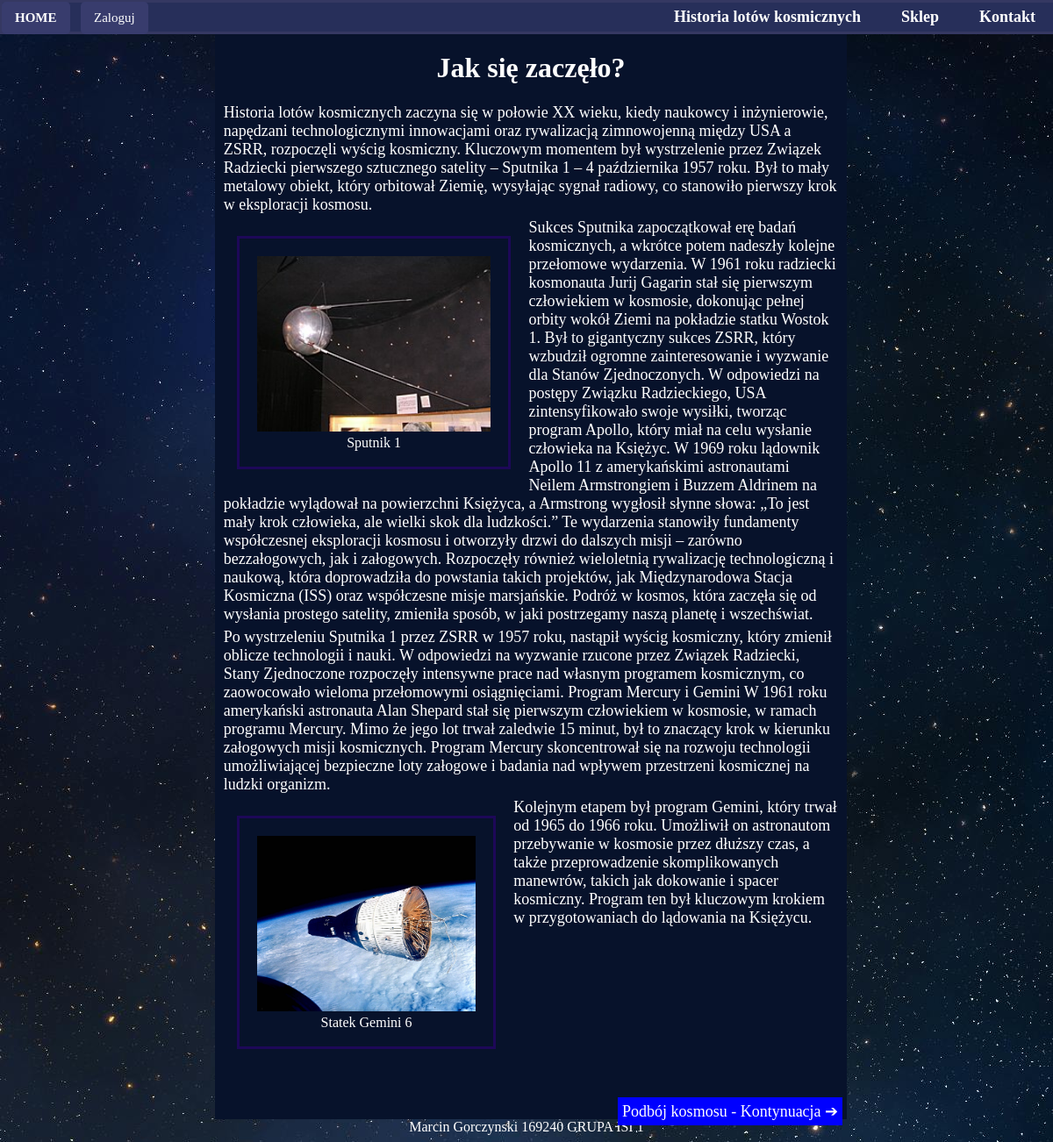
/Lab_rozw/htdocs/v1.7/index.php?idp=start, run on the app's committed database.
### tables this page shows
CREATE TABLE `page_list` (
  `id` int(255) NOT NULL,
  `page_title` varchar(255) NOT NULL,
  `page_content` text NOT NULL,
  `status` int(255) NOT NULL DEFAULT 1
);

### Lab_rozw/htdocs/v1.7/showpage.php (called while the page is built, shortened)
<?php
function PokazPodstrone($id)
{
    require_once('koszyk.php');
    $id_clear = (int)$id;
    $query = "SELECT * FROM page_list WHERE id='$id_clear' LIMIT 1";
    $result = mysqli_query($link, $query);
    if ($result) {
        $row = mysqli_fetch_array($result);
        if (empty($row['id'])) {
            echo "Nie znaleziono podstrony.";
        }elseif($id_clear == 6){
            $pageContent = $row['page_content'];
            $pageContent .= DodajProduktyDoSklepu();
            return $pageContent;
        }elseif($id_clear == 13){
            $pageContent = $row['page_content'];
            $pageContent .= showCart();
            return $pageContent;
        }
        else {
            return $row['page_content'];
        }
    } else {
        echo "Błąd zapytania: " . mysqli_error($link);
    }
}
?>

### Lab_rozw/htdocs/v1.7/index.php (the view, shortened to what this page needs)
<!DOCTYPE html>
<html lang="pl">
<head>
    <link rel="stylesheet" href="css/menu.css">
    <link rel="stylesheet" href="css/glowna_styl.css">
    <link rel="stylesheet" href="css/styl.css">
    <link rel="stylesheet" href="css/kontakt.css">
    <link rel="stylesheet" href="css/sklep.css">
</head>
<body onload="gettheDate()">
<?php
require('showpage.php');
$strona = PokazPodstrone(1);
if (!isset($_GET['idp']) || $_GET['idp'] == '' || $_GET['idp'] == 'index') {
    $strona = PokazPodstrone(1);
} elseif ($_GET['idp'] == 'calc') {
    $strona = PokazPodstrone(1);
} elseif ($_GET['idp'] == 'start') {
    $strona = PokazPodstrone(3);
} elseif ($_GET['idp'] == 'coprzed') {
    $strona = PokazPodstrone(4);
} elseif ($_GET['idp'] == 'kontynuacja') {
    $strona = PokazPodstrone(5);
} elseif ($_GET['idp'] == 'sklep') {
    $strona = PokazPodstrone(6);
} elseif ($_GET['idp'] == 'kontakt') {
    $strona = PokazPodstrone(7);
} elseif ($_GET['idp'] == 'filmy') {
    $strona = PokazPodstrone(8);
} elseif ($_GET['idp'] == 'koszyk') {
    $strona = PokazPodstrone(13);
}
$menu = PokazPodstrone(2);
echo $menu;
echo $strona;
$nr_indeksu = '169240';
$nrGrupy = 'ISI 1';
echo '<center>Marcin Gorczynski '.$nr_indeksu.' GRUPA '.$nrGrupy;
?>
<a href="index.php?idp='index'" class="home_button"><B>HOME</B></a>
<a href="admin/login.php" class="admin_button">Zaloguj</a>
</body>
</html>

### Lab_rozw/htdocs/v1.7/css/menu.css (style rules this page uses)
a { font-size: large; color: white; text-decoration: none; }
.menu { width: 100%; min-width: fit-content; position: fixed; top: 0; left: 0; background-color:rgb(39, 47, 90); display: flex; flex-direction: row; justify-content: flex-end; align-items: center; border: solid; border-color: rgba(114, 100, 136, 0.185); }
.menu a { font-weight: 600; margin: 3px; padding: 3px; padding-inline: 20px; }
.dropdown { position: relative; }

### Lab_rozw/htdocs/v1.7/css/styl.css (style rules this page uses)
body { font-family: 'Century Gothic'; background-image: url('../img/tlo.jpg'); color: white; }
h1, h2 { text-align: center; width: 100%; }
.main { background-color: rgb(7, 18, 43); padding: 5px; padding-top: 30px; width: 60%; display: flex; margin-inline: 20%; min-width: 60%; }
.text-box { margin-inline: 0; float: left; width: 100%; }
img { width: 100%; height: 100%; }
figure { height: 200px; width: auto; float: left; border: solid; border-color: rgb(29, 8, 88); padding: 20px; margin: 20px; padding-bottom: 40px; transition: .5s; }
figure figcaption { text-align: center; }
p { margin: 5px; font-size: large; }
.forward { background-color: rgb(7, 18, 43); padding: 5px; padding-top: 30px; width: 60%; display: flex; margin-inline: 20%; height: 20px; justify-content: flex-end; }
.forward a { color: rgb(255, 255, 255); display: block; background-color: blue; padding-left: 10px; text-align: right; padding-bottom: 6px; position: absolute; transition: .5s; padding: 5px; }
.admin_button { margin: 2px 2px; position: fixed; top: 0px; left: 90px; padding: 10px 15px; font-size: 15px; text-decoration: none; color: white; background-color: #383c6d; border-radius: 5px; }
.home_button { margin: 2px 2px; position: fixed; top: 0px; left: 0px; padding: 10px 15px; font-size: 15px; text-decoration: none; color: white; background-color: #383c6d; border-radius: 5px; }

### data on the page
page_list: page_content "Historia lotów kosmicznych Sklep Kontakt"
page_list: page_content "Jak się zaczęło? Historia lotów kosmicznych zaczyna się w połowie XX wieku, kiedy naukowcy i inżynierowie, napędzani technologicznymi innowacjami oraz rywalizacją zimnowojenną między USA a ZSRR, rozpoczęli wyścig kosmiczny. Kluczowym momentem był wystrzelenie przez Związek Radziecki pierwszego sztucznego satelity – Sputnika 1 – 4 października 1957 roku. Był to mały metalowy obiekt, który orbitował Ziemię, wysyłając sygnał radiowy, co stanowiło pierwszy krok w eksploracji kosmosu. Sputnik 1 Sukces Sputnika zapoczątkował erę badań kosmicznych, a wkrótce potem nadeszły kolejne przełomowe wydarzenia. W 1961 roku radziecki kosmonauta Jurij Gagarin stał się pierwszym człowiekiem w kosmosie,…", page_content (picture)

### other printed values
$nr_indeksu "169240"
$nrGrupy "ISI 1"
